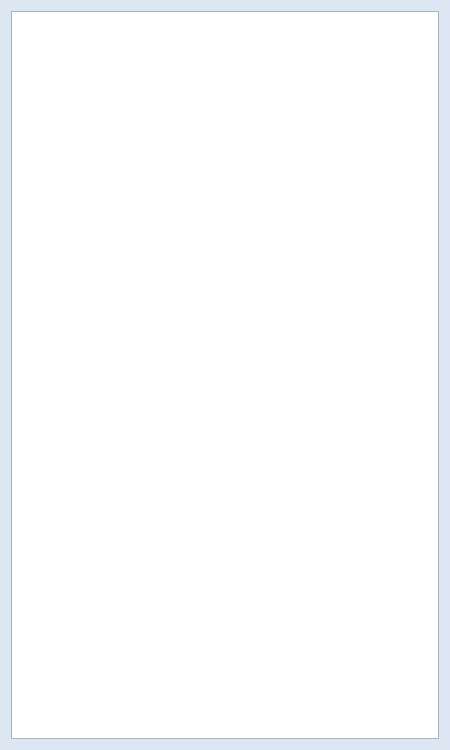
<?xml version="1.0" encoding="UTF-8"?>
<ui version="4.0">
 <class>dialog_annonse_historikk</class>
 <widget class="QDialog" name="dialog_annonse_historikk">
  <property name="geometry">
   <rect>
    <x>0</x>
    <y>0</y>
    <width>450</width>
    <height>750</height>
   </rect>
  </property>
  <property name="sizePolicy">
   <sizepolicy hsizetype="Preferred" vsizetype="Preferred">
    <horstretch>0</horstretch>
    <verstretch>0</verstretch>
   </sizepolicy>
  </property>
  <property name="minimumSize">
   <size>
    <width>450</width>
    <height>750</height>
   </size>
  </property>
  <property name="maximumSize">
   <size>
    <width>16777215</width>
    <height>16777215</height>
   </size>
  </property>
  <property name="palette">
   <palette>
    <active>
     <colorrole role="WindowText">
      <brush brushstyle="SolidPattern">
       <color alpha="255">
        <red>0</red>
        <green>0</green>
        <blue>0</blue>
       </color>
      </brush>
     </colorrole>
     <colorrole role="Button">
      <brush brushstyle="SolidPattern">
       <color alpha="255">
        <red>220</red>
        <green>231</green>
        <blue>243</blue>
       </color>
      </brush>
     </colorrole>
     <colorrole role="Light">
      <brush brushstyle="SolidPattern">
       <color alpha="255">
        <red>255</red>
        <green>255</green>
        <blue>255</blue>
       </color>
      </brush>
     </colorrole>
     <colorrole role="Midlight">
      <brush brushstyle="SolidPattern">
       <color alpha="255">
        <red>237</red>
        <green>243</green>
        <blue>249</blue>
       </color>
      </brush>
     </colorrole>
     <colorrole role="Dark">
      <brush brushstyle="SolidPattern">
       <color alpha="255">
        <red>110</red>
        <green>115</green>
        <blue>121</blue>
       </color>
      </brush>
     </colorrole>
     <colorrole role="Mid">
      <brush brushstyle="SolidPattern">
       <color alpha="255">
        <red>147</red>
        <green>154</green>
        <blue>162</blue>
       </color>
      </brush>
     </colorrole>
     <colorrole role="Text">
      <brush brushstyle="SolidPattern">
       <color alpha="255">
        <red>0</red>
        <green>0</green>
        <blue>0</blue>
       </color>
      </brush>
     </colorrole>
     <colorrole role="BrightText">
      <brush brushstyle="SolidPattern">
       <color alpha="255">
        <red>255</red>
        <green>255</green>
        <blue>255</blue>
       </color>
      </brush>
     </colorrole>
     <colorrole role="ButtonText">
      <brush brushstyle="SolidPattern">
       <color alpha="255">
        <red>0</red>
        <green>0</green>
        <blue>0</blue>
       </color>
      </brush>
     </colorrole>
     <colorrole role="Base">
      <brush brushstyle="SolidPattern">
       <color alpha="255">
        <red>255</red>
        <green>255</green>
        <blue>255</blue>
       </color>
      </brush>
     </colorrole>
     <colorrole role="Window">
      <brush brushstyle="SolidPattern">
       <color alpha="255">
        <red>220</red>
        <green>231</green>
        <blue>243</blue>
       </color>
      </brush>
     </colorrole>
     <colorrole role="Shadow">
      <brush brushstyle="SolidPattern">
       <color alpha="255">
        <red>0</red>
        <green>0</green>
        <blue>0</blue>
       </color>
      </brush>
     </colorrole>
     <colorrole role="AlternateBase">
      <brush brushstyle="SolidPattern">
       <color alpha="255">
        <red>237</red>
        <green>243</green>
        <blue>249</blue>
       </color>
      </brush>
     </colorrole>
     <colorrole role="ToolTipBase">
      <brush brushstyle="SolidPattern">
       <color alpha="255">
        <red>255</red>
        <green>255</green>
        <blue>220</blue>
       </color>
      </brush>
     </colorrole>
     <colorrole role="ToolTipText">
      <brush brushstyle="SolidPattern">
       <color alpha="255">
        <red>0</red>
        <green>0</green>
        <blue>0</blue>
       </color>
      </brush>
     </colorrole>
    </active>
    <inactive>
     <colorrole role="WindowText">
      <brush brushstyle="SolidPattern">
       <color alpha="255">
        <red>0</red>
        <green>0</green>
        <blue>0</blue>
       </color>
      </brush>
     </colorrole>
     <colorrole role="Button">
      <brush brushstyle="SolidPattern">
       <color alpha="255">
        <red>220</red>
        <green>231</green>
        <blue>243</blue>
       </color>
      </brush>
     </colorrole>
     <colorrole role="Light">
      <brush brushstyle="SolidPattern">
       <color alpha="255">
        <red>255</red>
        <green>255</green>
        <blue>255</blue>
       </color>
      </brush>
     </colorrole>
     <colorrole role="Midlight">
      <brush brushstyle="SolidPattern">
       <color alpha="255">
        <red>237</red>
        <green>243</green>
        <blue>249</blue>
       </color>
      </brush>
     </colorrole>
     <colorrole role="Dark">
      <brush brushstyle="SolidPattern">
       <color alpha="255">
        <red>110</red>
        <green>115</green>
        <blue>121</blue>
       </color>
      </brush>
     </colorrole>
     <colorrole role="Mid">
      <brush brushstyle="SolidPattern">
       <color alpha="255">
        <red>147</red>
        <green>154</green>
        <blue>162</blue>
       </color>
      </brush>
     </colorrole>
     <colorrole role="Text">
      <brush brushstyle="SolidPattern">
       <color alpha="255">
        <red>0</red>
        <green>0</green>
        <blue>0</blue>
       </color>
      </brush>
     </colorrole>
     <colorrole role="BrightText">
      <brush brushstyle="SolidPattern">
       <color alpha="255">
        <red>255</red>
        <green>255</green>
        <blue>255</blue>
       </color>
      </brush>
     </colorrole>
     <colorrole role="ButtonText">
      <brush brushstyle="SolidPattern">
       <color alpha="255">
        <red>0</red>
        <green>0</green>
        <blue>0</blue>
       </color>
      </brush>
     </colorrole>
     <colorrole role="Base">
      <brush brushstyle="SolidPattern">
       <color alpha="255">
        <red>255</red>
        <green>255</green>
        <blue>255</blue>
       </color>
      </brush>
     </colorrole>
     <colorrole role="Window">
      <brush brushstyle="SolidPattern">
       <color alpha="255">
        <red>220</red>
        <green>231</green>
        <blue>243</blue>
       </color>
      </brush>
     </colorrole>
     <colorrole role="Shadow">
      <brush brushstyle="SolidPattern">
       <color alpha="255">
        <red>0</red>
        <green>0</green>
        <blue>0</blue>
       </color>
      </brush>
     </colorrole>
     <colorrole role="AlternateBase">
      <brush brushstyle="SolidPattern">
       <color alpha="255">
        <red>237</red>
        <green>243</green>
        <blue>249</blue>
       </color>
      </brush>
     </colorrole>
     <colorrole role="ToolTipBase">
      <brush brushstyle="SolidPattern">
       <color alpha="255">
        <red>255</red>
        <green>255</green>
        <blue>220</blue>
       </color>
      </brush>
     </colorrole>
     <colorrole role="ToolTipText">
      <brush brushstyle="SolidPattern">
       <color alpha="255">
        <red>0</red>
        <green>0</green>
        <blue>0</blue>
       </color>
      </brush>
     </colorrole>
    </inactive>
    <disabled>
     <colorrole role="WindowText">
      <brush brushstyle="SolidPattern">
       <color alpha="255">
        <red>110</red>
        <green>115</green>
        <blue>121</blue>
       </color>
      </brush>
     </colorrole>
     <colorrole role="Button">
      <brush brushstyle="SolidPattern">
       <color alpha="255">
        <red>220</red>
        <green>231</green>
        <blue>243</blue>
       </color>
      </brush>
     </colorrole>
     <colorrole role="Light">
      <brush brushstyle="SolidPattern">
       <color alpha="255">
        <red>255</red>
        <green>255</green>
        <blue>255</blue>
       </color>
      </brush>
     </colorrole>
     <colorrole role="Midlight">
      <brush brushstyle="SolidPattern">
       <color alpha="255">
        <red>237</red>
        <green>243</green>
        <blue>249</blue>
       </color>
      </brush>
     </colorrole>
     <colorrole role="Dark">
      <brush brushstyle="SolidPattern">
       <color alpha="255">
        <red>110</red>
        <green>115</green>
        <blue>121</blue>
       </color>
      </brush>
     </colorrole>
     <colorrole role="Mid">
      <brush brushstyle="SolidPattern">
       <color alpha="255">
        <red>147</red>
        <green>154</green>
        <blue>162</blue>
       </color>
      </brush>
     </colorrole>
     <colorrole role="Text">
      <brush brushstyle="SolidPattern">
       <color alpha="255">
        <red>110</red>
        <green>115</green>
        <blue>121</blue>
       </color>
      </brush>
     </colorrole>
     <colorrole role="BrightText">
      <brush brushstyle="SolidPattern">
       <color alpha="255">
        <red>255</red>
        <green>255</green>
        <blue>255</blue>
       </color>
      </brush>
     </colorrole>
     <colorrole role="ButtonText">
      <brush brushstyle="SolidPattern">
       <color alpha="255">
        <red>110</red>
        <green>115</green>
        <blue>121</blue>
       </color>
      </brush>
     </colorrole>
     <colorrole role="Base">
      <brush brushstyle="SolidPattern">
       <color alpha="255">
        <red>220</red>
        <green>231</green>
        <blue>243</blue>
       </color>
      </brush>
     </colorrole>
     <colorrole role="Window">
      <brush brushstyle="SolidPattern">
       <color alpha="255">
        <red>220</red>
        <green>231</green>
        <blue>243</blue>
       </color>
      </brush>
     </colorrole>
     <colorrole role="Shadow">
      <brush brushstyle="SolidPattern">
       <color alpha="255">
        <red>0</red>
        <green>0</green>
        <blue>0</blue>
       </color>
      </brush>
     </colorrole>
     <colorrole role="AlternateBase">
      <brush brushstyle="SolidPattern">
       <color alpha="255">
        <red>220</red>
        <green>231</green>
        <blue>243</blue>
       </color>
      </brush>
     </colorrole>
     <colorrole role="ToolTipBase">
      <brush brushstyle="SolidPattern">
       <color alpha="255">
        <red>255</red>
        <green>255</green>
        <blue>220</blue>
       </color>
      </brush>
     </colorrole>
     <colorrole role="ToolTipText">
      <brush brushstyle="SolidPattern">
       <color alpha="255">
        <red>0</red>
        <green>0</green>
        <blue>0</blue>
       </color>
      </brush>
     </colorrole>
    </disabled>
   </palette>
  </property>
  <property name="font">
   <font>
    <pointsize>8</pointsize>
   </font>
  </property>
  <property name="windowTitle">
   <string>Annonse historikk</string>
  </property>
  <property name="windowIcon">
   <iconset resource="../../images/img.qrc">
    <normaloff>:/img/logo_no_text.svg</normaloff>:/img/logo_no_text.svg</iconset>
  </property>
  <layout class="QGridLayout" name="gridLayout">
   <item row="0" column="0">
    <widget class="QTableView" name="table_view_annonse_historikk">
     <property name="alternatingRowColors">
      <bool>true</bool>
     </property>
     <property name="selectionBehavior">
      <enum>QAbstractItemView::SelectRows</enum>
     </property>
     <property name="gridStyle">
      <enum>Qt::DotLine</enum>
     </property>
     <attribute name="horizontalHeaderHighlightSections">
      <bool>false</bool>
     </attribute>
    </widget>
   </item>
  </layout>
 </widget>
 <resources>
  <include location="../../images/img.qrc"/>
 </resources>
 <connections/>
</ui>
